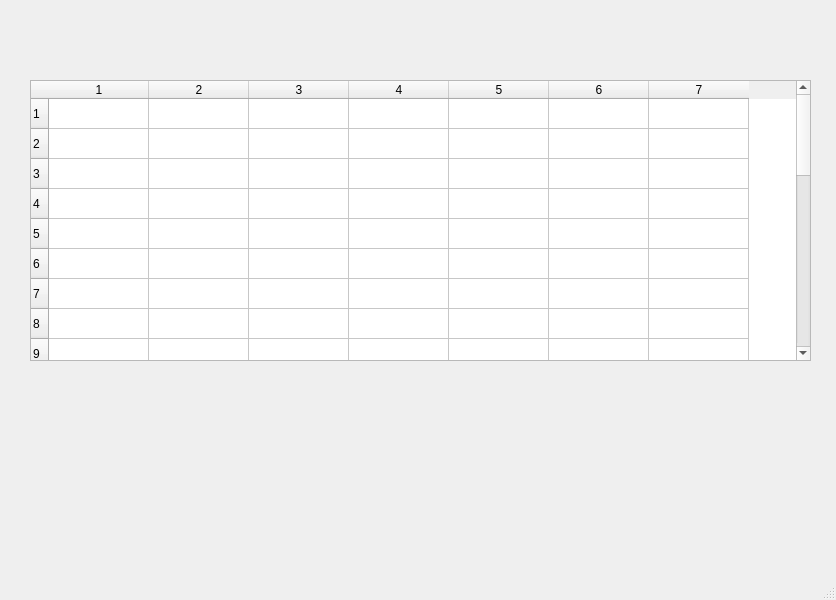
<?xml version="1.0" encoding="UTF-8"?>
<ui version="4.0">
 <class>TLYapilanItirazlar</class>
 <widget class="QMainWindow" name="TLYapilanItirazlar">
  <property name="geometry">
   <rect>
    <x>0</x>
    <y>0</y>
    <width>836</width>
    <height>600</height>
   </rect>
  </property>
  <property name="windowTitle">
   <string>MainWindow</string>
  </property>
  <widget class="QWidget" name="centralwidget">
   <widget class="QTableWidget" name="tableWidget">
    <property name="geometry">
     <rect>
      <x>30</x>
      <y>80</y>
      <width>781</width>
      <height>281</height>
     </rect>
    </property>
    <property name="rowCount">
     <number>25</number>
    </property>
    <property name="columnCount">
     <number>7</number>
    </property>
    <attribute name="horizontalHeaderDefaultSectionSize">
     <number>100</number>
    </attribute>
    <row/>
    <row/>
    <row/>
    <row/>
    <row/>
    <row/>
    <row/>
    <row/>
    <row/>
    <row/>
    <row/>
    <row/>
    <row/>
    <row/>
    <row/>
    <row/>
    <row/>
    <row/>
    <row/>
    <row/>
    <row/>
    <row/>
    <row/>
    <row/>
    <row/>
    <column/>
    <column/>
    <column/>
    <column/>
    <column/>
    <column/>
    <column/>
   </widget>
  </widget>
  <widget class="QMenuBar" name="menubar">
   <property name="geometry">
    <rect>
     <x>0</x>
     <y>0</y>
     <width>836</width>
     <height>26</height>
    </rect>
   </property>
  </widget>
  <widget class="QStatusBar" name="statusbar"/>
 </widget>
 <resources/>
 <connections/>
</ui>
